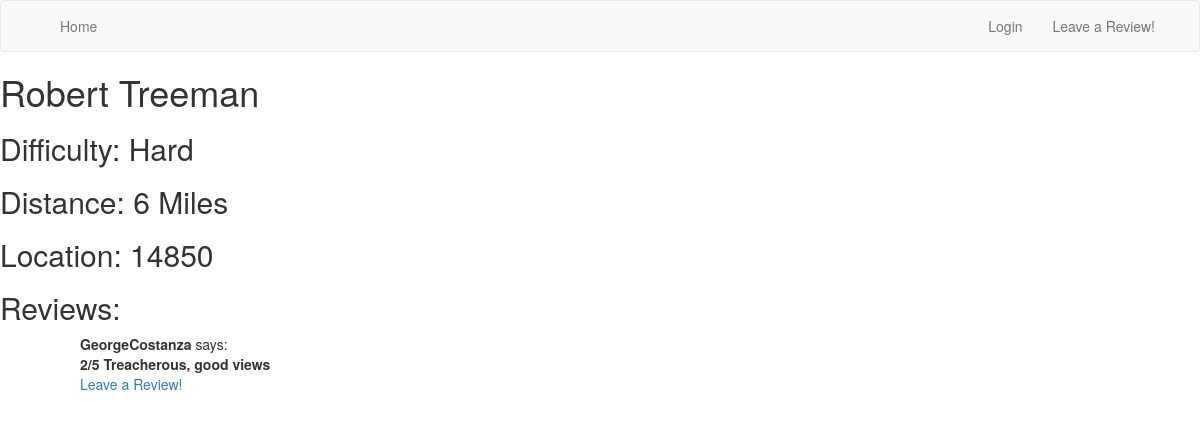
Page /trailAndReview/Robert Treeman on the earlier database version.
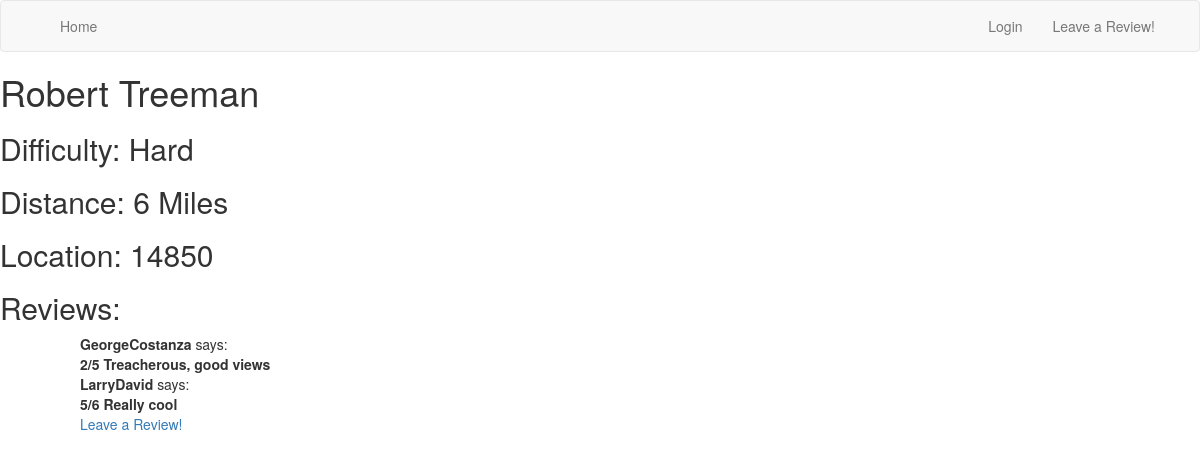
Same page on the later database version.
### app/models.py (models this page shows, shortened)
class Trail(db.Model):
    id = db.Column(db.Integer, primary_key=True)
    name = db.Column(db.String(64), index=True, unique=True)
    distance = db.Column(db.String(64), index=True)
    difficulty = db.Column(db.String(64), index=True)
    location = db.Column(db.String(64), index=True)
    t2rs = db.relationship('TrailToReview', backref='trail', lazy='dynamic')

class TrailToReview(db.Model):
    id = db.Column(db.Integer, primary_key=True)
    trail_id = db.Column(db.Integer, db.ForeignKey('trail.id'))
    review_id = db.Column(db.Integer, db.ForeignKey('review.id'))

class User(UserMixin, db.Model):
    id = db.Column(db.Integer, primary_key=True)
    username = db.Column(db.String(64), index=True, unique=True)
    email = db.Column(db.String(120), index=True, unique=True)
    password_hash = db.Column(db.String(128))
    reviews = db.relationship('Review', backref='user', lazy='dynamic')

class Review(db.Model):
    id = db.Column(db.Integer, primary_key=True)
    userID = db.Column(db.Integer, db.ForeignKey('user.id'))
    rating = db.Column(db.String(16))
    description = db.Column(db.String(256))
    t2rs = db.relationship('TrailToReview', backref='review', lazy='dynamic')

### app/routes.py (the view)
@app.route('/trailAndReview/<name>')
def trail(name):
    trail = Trail.query.filter(Trail.name == name).first()
    return render_template('trailAndReview.html', trail=trail)

### app/templates/trailAndReview.html (shortened to what this page needs)
{% extends 'base.html' %}
{%  block content %}
<html lang="en">
<head>
</head>
<body>
<h1>{{ trail.name }}</h1>
<h2> Difficulty: {{ trail.difficulty }}</h2>
<h2>Distance: {{ trail.distance }}</h2>
<h2>Location: {{trail.location}}</h2>
<h2>Reviews:</h2>
<ul>
     {% for t2r in trail.t2rs %}
         <ul>
             <b>{{t2r.review.user.username}}</b>
             says:
             <br>
             <b>{{t2r.review.rating}}</b>
            <b>{{ t2r.review.description }}</b>
         </ul>
     {% endfor %}
    <ul><a href="{{ url_for('trailreview',name=trail.name) }}">Leave a Review!</a></ul>
</ul>
</body>
</html>
{% endblock %}

### app/templates/base.html (shortened to what this page needs)
{% extends "bootstrap/base.html" %}
{% block navbar %}
    <nav class="navbar navbar-default">
        <div class="container">
            <div class="collapse navbar-collapse" id="bs-example-navbar-collapse-1">
                <ul class="nav navbar-nav">
                    <li><a href="{{ url_for('index') }}">Home</a></li>
                </ul>
                <ul class="nav navbar-nav navbar-right">
                    {% if current_user.is_anonymous %}
                    <li><a href="{{ url_for('login') }}">Login</a></li>
                    <li><a href="{{ url_for('newreview') }}">Leave a Review!</a></li>
                    {% else %}
                    <li><a href="{{ url_for('register', username=current_user.username) }}"></a></li>
                    <li><a href="{{ url_for('logout') }}">Logout</a></li>
                    <li><a href="{{ url_for('newreview') }}">Leave a Review!</a></li>
                    {% endif %}
                </ul>
            </div>
        </div>
    </nav>
{% endblock %}

Differences in the rows shown:
added TrailToReview: review.user.username "LarryDavid", review.rating "5/6", review.description "Really cool"
